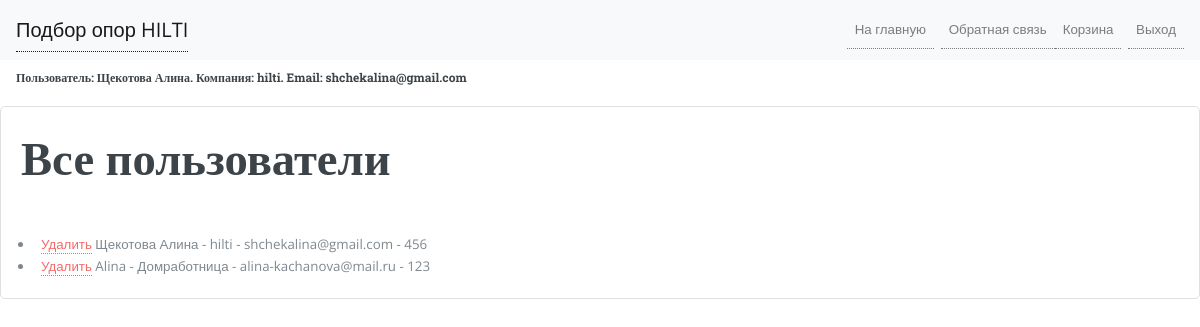
/all_users (signed in), run on an earlier commit of the app's database.
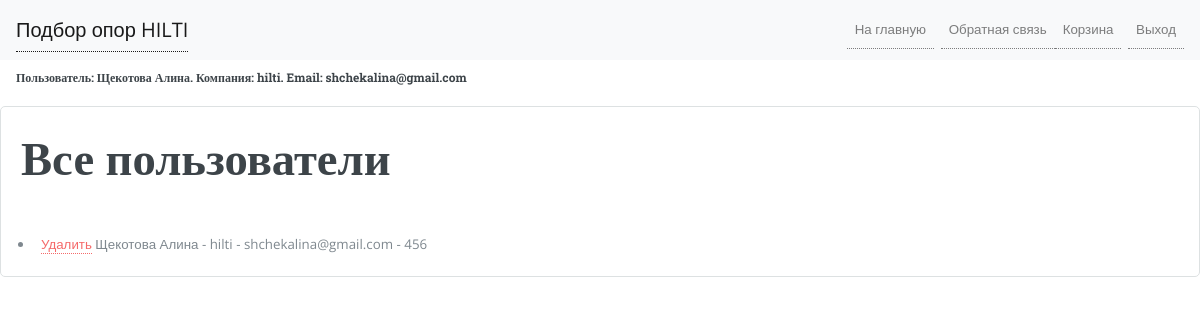
And on a later commit of the database.
### main.py (models this page shows)
class User(UserMixin, db.Model):
    id = db.Column(db.Integer, primary_key=True)
    email = db.Column(db.String(100), unique=True)
    password = db.Column(db.String(100))
    name = db.Column(db.String(1000))
    company = db.Column(db.String(1000))
    is_authenticated = UserMixin

### main.py (the view)
@app.route("/all_users")
@admin_only
def show_users():
    with app.app_context():
        all_users = db.session.query(User).all()
        print(all_users)
    return render_template("all_users.html", logged_in=current_user.is_authenticated, users=all_users)

### main.py (called while the page is built)
@login_manager.user_loader
def load_user(user_id):
    return User.query.get(int(user_id))

def admin_only(f):
    @wraps(f)
    def decorated_function(*args, **kwargs):
        if current_user.id != 1:
            return abort(403)
        return f(*args, **kwargs)
    return decorated_function

### templates/all_users.html
{% extends "base.html" %}
{% block content %}
<div class="box">
	<h1>Все пользователи</h1>
    {% if books == [] %}
    <p>Library is empty.</p>
    {% else %}
    <ul>
        {% for user in users: %}
        <li>
            <a href="{{ url_for('delete_user', id=user.id) }}">Удалить</a>
            {{ user.name }} - {{ user.company }} - {{ user.email }} - {{ user.password }}
        </li>
        {% endfor %}
    </ul>
    {% endif %}
</div>
{% endblock %}

### templates/base.html (shortened to what this page needs)
<!DOCTYPE html>
<html>
<head>
    <link rel="stylesheet" href="https://stackpath.bootstrapcdn.com/bootstrap/4.5.2/css/bootstrap.min.css">
    <link rel="stylesheet" href="{{ url_for('static', filename='css/main.css')}}">
</head>
<body>
<nav class="navbar navbar-expand-lg navbar-light bg-light">
  <a class="navbar-brand" href="/">Подбор опор HILTI</a>
  <div class="collapse navbar-collapse">
    <ul class="navbar-nav ml-auto">
      <li class="nav-item">
        <a class="nav-link" href="{{ url_for('home') }}">На главную</a>
      </li>
        <li class="nav-item">
        <a class="nav-link" href="{{ url_for('contact') }}">Обратная связь</a>
      </li>
        {% if not logged_in: %}
      <li class="nav-item">
        <a class="nav-link" href="{{ url_for('login') }}">Вход</a>
      </li>
      <li class="nav-item">
        <a class="nav-link" href="{{ url_for('register') }}">Регистрация</a>
      </li>
        {% else %}
        <a class="nav-link" href="{{ url_for('backet') }}">Корзина</a>
      <li class="nav-item">
        <a class="nav-link" href="{{ url_for('logout') }}">Выход</a>
        {% endif %}
    </ul>
  </div>
</nav>
     {% if logged_in: %}
        <h5 class="navbar">Пользователь: {{ current_user.name }}. Компания: {{ current_user.company }}. Email: {{  current_user.email  }}</h5>
    {% endif %}
       {% block content %}
       {% endblock %}
</body>
</html>

### static/css/main.css (style rules this page uses)
html, body, div, span, applet, object, iframe, h1, h2, h3, h4, h5, h6, p, blockquote, pre, a, abbr, acronym, address, big, cite, code, del, dfn, em, img, ins, kbd, q, s, samp, small, strike, strong, sub, sup, tt, var, b, u, i, center, dl, dt, dd, ol, ul, li, fieldset, form, label, legend, table, caption, tbody, tfoot, thead, tr, th, td, article, aside, canvas, details, embed, figure, figcaption, footer, header, hgroup, menu, nav, output, ruby, section, summary, time, mark, audio, video { margin: 0; padding: 0; border: 0; font-size: 100%; font: inherit; vertical-align: baseline; }
article, aside, details, figcaption, figure, footer, header, hgroup, menu, nav, section { display: block; }
body { line-height: 1; }
ol, ul { list-style: none; }
body { -webkit-text-size-adjust: none; }
body { -ms-overflow-style: scrollbar; }
html { box-sizing: border-box; }
*, *:before, *:after { box-sizing: inherit; }
body { background: #ffffff; }
body, input, select, textarea { color: #7f888f; font-family: "Open Sans", sans-serif; font-size: 13pt; font-weight: 400; line-height: 1.65; }
@media screen and (max-width: 1680px) { body, input, select, textarea { font-size: 11pt; } }
@media screen and (max-width: 1280px) { body, input, select, textarea { font-size: 10pt; } }
a { -moz-transition: color 0.2s ease-in-out, border-bottom-color 0.2s ease-in-out; -webkit-transition: color 0.2s ease-in-out, border-bottom-color 0.2s ease-in-out; -ms-transition: color 0.2s ease-in-out, border-bottom-color 0.2s ease-in-out; transition: color 0.2s ease-in-out, border-bottom-color 0.2s ease-in-out; border-bottom: dotted 1px; color: #f56a6a; text-decoration: none; }
h1, h2, h3, h4, h5, h6 { color: #3d4449; font-family: "Roboto Slab", serif; font-weight: 700; line-height: 1.5; margin: 0 0 1em 0; }
h1 { font-size: 4em; margin: 0 0 1em 0; line-height: 1.3; }
h5 { font-size: 0.9em; }
@media screen and (max-width: 1680px) { h1 { font-size: 3.5em; } }
.box { border-radius: 0.375em; border: solid 1px rgba(210, 215, 217, 0.75); margin-bottom: 2em; padding: 1.5em; }
.box > :last-child, .box > :last-child > :last-child, .box > :last-child > :last-child > :last-child { margin-bottom: 0; }
ul { list-style: disc; margin: 0 0 2em 0; padding-left: 1em; }
ul li { padding-left: 0.5em; }

What changed in the data, as far as the page shows it:
removed User: name "Alina", company "Домработница", email "alina-kachanova@mail.ru", password "123"
